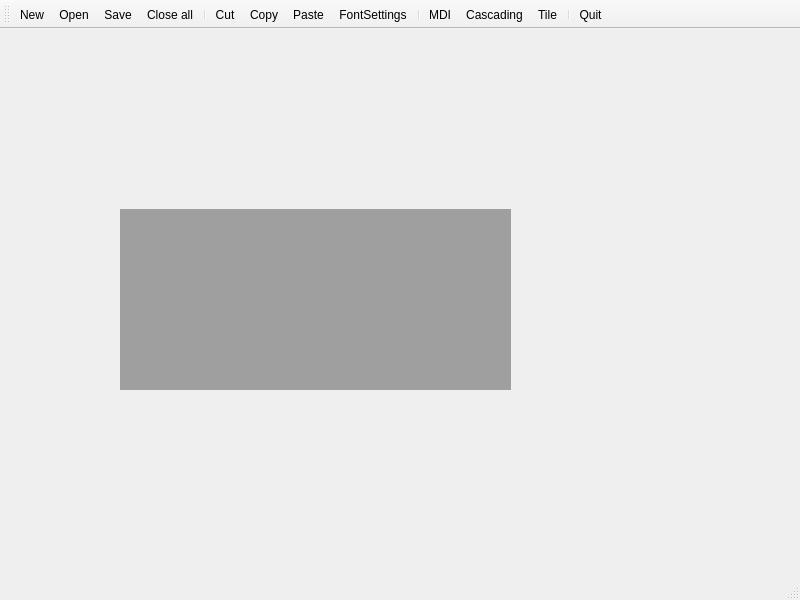
<?xml version="1.0" encoding="UTF-8"?>
<ui version="4.0">
 <class>MainWindow</class>
 <widget class="QMainWindow" name="MainWindow">
  <property name="geometry">
   <rect>
    <x>0</x>
    <y>0</y>
    <width>800</width>
    <height>600</height>
   </rect>
  </property>
  <property name="windowTitle">
   <string>MainWindow</string>
  </property>
  <widget class="QWidget" name="centralwidget">
   <widget class="QMdiArea" name="mdiArea">
    <property name="geometry">
     <rect>
      <x>120</x>
      <y>180</y>
      <width>391</width>
      <height>181</height>
     </rect>
    </property>
   </widget>
  </widget>
  <widget class="QStatusBar" name="statusbar"/>
  <widget class="QToolBar" name="toolBar">
   <property name="windowTitle">
    <string>toolBar</string>
   </property>
   <attribute name="toolBarArea">
    <enum>TopToolBarArea</enum>
   </attribute>
   <attribute name="toolBarBreak">
    <bool>false</bool>
   </attribute>
   <addaction name="actionNew"/>
   <addaction name="actionOpen"/>
   <addaction name="actionSave"/>
   <addaction name="actionClose_all"/>
   <addaction name="separator"/>
   <addaction name="actionCut"/>
   <addaction name="actionCopy"/>
   <addaction name="actionPaste"/>
   <addaction name="actionFontSettings"/>
   <addaction name="separator"/>
   <addaction name="actionMDI"/>
   <addaction name="actionCascading"/>
   <addaction name="actionTile"/>
   <addaction name="separator"/>
   <addaction name="actionQuit"/>
  </widget>
  <action name="actionNew">
   <property name="text">
    <string>New</string>
   </property>
   <property name="shortcut">
    <string>Ctrl+N</string>
   </property>
   <property name="menuRole">
    <enum>QAction::MenuRole::NoRole</enum>
   </property>
  </action>
  <action name="actionOpen">
   <property name="text">
    <string>Open</string>
   </property>
   <property name="shortcut">
    <string>Ctrl+O</string>
   </property>
   <property name="menuRole">
    <enum>QAction::MenuRole::NoRole</enum>
   </property>
  </action>
  <action name="actionSave">
   <property name="text">
    <string>Save</string>
   </property>
   <property name="shortcut">
    <string>Ctrl+S</string>
   </property>
   <property name="menuRole">
    <enum>QAction::MenuRole::NoRole</enum>
   </property>
  </action>
  <action name="actionClose_all">
   <property name="text">
    <string>Close all</string>
   </property>
   <property name="menuRole">
    <enum>QAction::MenuRole::NoRole</enum>
   </property>
  </action>
  <action name="actionCut">
   <property name="text">
    <string>Cut</string>
   </property>
   <property name="shortcut">
    <string>Ctrl+X</string>
   </property>
   <property name="menuRole">
    <enum>QAction::MenuRole::NoRole</enum>
   </property>
  </action>
  <action name="actionCopy">
   <property name="text">
    <string>Copy</string>
   </property>
   <property name="shortcut">
    <string>Ctrl+C</string>
   </property>
   <property name="menuRole">
    <enum>QAction::MenuRole::NoRole</enum>
   </property>
  </action>
  <action name="actionPaste">
   <property name="text">
    <string>Paste</string>
   </property>
   <property name="shortcut">
    <string>Ctrl+V</string>
   </property>
   <property name="menuRole">
    <enum>QAction::MenuRole::NoRole</enum>
   </property>
  </action>
  <action name="actionFontSettings">
   <property name="text">
    <string>FontSettings</string>
   </property>
   <property name="menuRole">
    <enum>QAction::MenuRole::NoRole</enum>
   </property>
  </action>
  <action name="actionMDI">
   <property name="text">
    <string>MDI</string>
   </property>
   <property name="menuRole">
    <enum>QAction::MenuRole::NoRole</enum>
   </property>
  </action>
  <action name="actionCascading">
   <property name="text">
    <string>Cascading</string>
   </property>
   <property name="menuRole">
    <enum>QAction::MenuRole::NoRole</enum>
   </property>
  </action>
  <action name="actionTile">
   <property name="text">
    <string>Tile</string>
   </property>
   <property name="menuRole">
    <enum>QAction::MenuRole::NoRole</enum>
   </property>
  </action>
  <action name="actionQuit">
   <property name="text">
    <string>Quit</string>
   </property>
   <property name="menuRole">
    <enum>QAction::MenuRole::NoRole</enum>
   </property>
  </action>
 </widget>
 <resources/>
 <connections/>
</ui>
